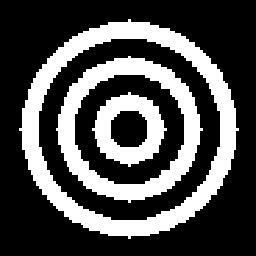
#> input picture images_BW/cible2.bmp, 256 x 256 px
$ python test_em.py
#> lines starting #> are read from the running program, lines starting #| are printed output that depends on the picture; after the words box and inside, x2 and y2 are one past the last pixel; in counts of white or black regions, pixels touching at a corner belong together; long printed decimals are rounded
### basictools.py
from sklearn.cluster import KMeans
import numpy as np
import cv2

def ResizeWithAspectRatio(image, width=None, height=None, inter=cv2.INTER_AREA):
    # this function allows to always display images with respect to ratio - needed for concatenation of images in particular
    # credit goes to nathancy from StackOverflow
    dim = None
    (h, w) = image.shape[:2]

    if width is None and height is None:
        return image
    if width is None:
        r = height / float(h)
        dim = (int(w * r), height)
    else:
        r = width / float(w)
        dim = (width, int(h * r))

    return cv2.resize(image, dim, interpolation=inter)

def read_image(path : str):
    image = cv2.imread(path)
    image //= 255 # anticipating use of gaussian noise
    grey_img = cv2.cvtColor(image, cv2.COLOR_BGR2GRAY) # making sure it's greyscale
    return grey_img, np.shape(grey_img)

def display_image(title:str, image):
    cv2.imshow(title + ' (press any key to close window)', ResizeWithAspectRatio(image, width=640)) # cv2.resize(image, (1024,576)) instead of image to specify size depending on device
    cv2.waitKey()
    cv2.destroyAllWindows()

def identify_classes(X):
    return np.unique(X)

def gauss_noise(X, m, n, cl1, cl2, m1, sig1, m2, sig2):
    # adding gaussian noise to each class separatly
    gaussian_class_1 = np.random.normal(m1, sig1, (m,n))
    gaussian_class_1[X == cl2] = 0
    gaussian_class_2 = np.random.normal(m2, sig2, (m,n))
    gaussian_class_2[X == cl1] = 0
    noise = gaussian_class_1 + gaussian_class_2

    return noise

def error_rate(tolerance, A, B, m, n):
    return 1 - (abs(A - B) <= tolerance).sum()/(m*n) # rate of different pixels between A & B

# [19 lines left out: function evaluate_kmeans, not called in this run]

### test_em.py
from basictools import *
from scipy.stats import norm

# plotting libraries
import seaborn as sns
import matplotlib.pyplot as plt
import pandas as pd


###################################################################################
###################################################################################
###################################################################################


def calc_prior(X, m, n, cl1, cl2):
    return ((X == cl1).sum()) / (m*n), ((X == cl2).sum()) / (m*n) # p(cl1), p(cl2) estimates

def calc_posterior_Gauss(Y, m, n, cl1, cl2, p1, p2, m1, sig1, m2, sig2):
    # posterior = p(X | Y) = p(Y|X)p(X) / sum(p(Y|X)p(X)) for each class X

    flat_Y = Y.reshape(-1,1)
    norm_1 = norm(m1, sig1)
    norm_2 = norm(m2, sig2)

    f1 = p1*norm_1.pdf(flat_Y - cl1) # this way we call stats.norm only once
    f2 = p2*norm_2.pdf(flat_Y - cl2)

    post_cl1 = (f1 / (f1 + f2))
    post_cl2 = (f2 / (f1 + f2))

    # posterior = np.concatenate((post_cl1, post_cl2))

    # assert np.prod(posterior.shape) == m*n*2, 'posterior shape should be m*n*2'

    return post_cl1, post_cl2

def calc_EM(Y, m, n, cl1, cl2, p10, p20, m10, sig10, m20, sig20, nb_iterEM):
    Y_flat = Y.reshape(-1,1)
    dic = {'p1':[p10], 'p2':[p20], 'm1':[m10], 'm2':[m20], 'sig1':[sig10], 'sig2':[sig20]}

    for i in range(nb_iterEM):
        # Expectation
        post1, post2 = calc_posterior_Gauss(Y, m, n, cl1, cl2, p10, p20, m10, sig10, m20, sig20)

        # Maximization
        p10 = post1.sum()/len(post1)
        p20 = post2.sum()/len(post2)
        m10 = (Y_flat*post1).sum()/post1.sum()
        sig10 = np.sqrt(((((Y_flat - m10)**2) * post1).sum() / post1.sum()))
        m20 = ((Y_flat - cl2)*post2).sum()/post2.sum()
        sig20 = np.sqrt((((((Y_flat - cl2) - m20)**2) * post2).sum() / post2.sum()))

        # To plot convergence
        dic['p1'].append(p10)
        dic['p2'].append(p20)
        dic['m1'].append(m10)
        dic['m2'].append(m20)
        dic['sig1'].append(sig10)
        dic['sig2'].append(sig20)

    return p10, p20, m10, sig10, m20, sig20, dic


###################################################################################
###################################################################################
###################################################################################


def main():
    path = './images_BW/cible2.bmp'
    X, shape = read_image(path)
#> in read_image, image is the input picture: shape (256, 256, 3); 30.5% white; 3 white regions, box (x1, y1, x2, y2) and area: (19, 19, 239, 239) 10608, (56, 56, 203, 203) 6600, (92, 92, 167, 167) 2788
#> shape = (256, 256)
    display_image('X', X * 255) # displays X
#> in ResizeWithAspectRatio, `return cv2.resize(image, dim, interpolation=inter)`:
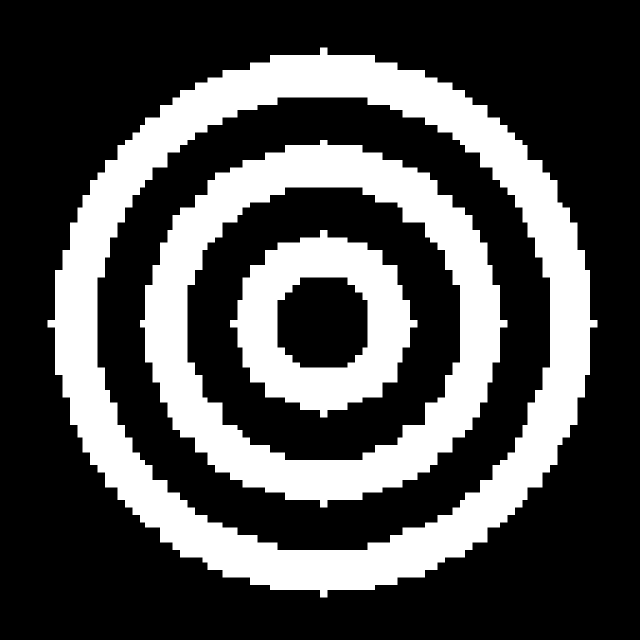
#> returned value: shape (640, 640); min 0, max 255, mean 77.8

    cl1, cl2 = identify_classes(X) # identify image classes (two in our case)
#> cl1 = 0; cl2 = 1
    print(f'Class 1 : {cl1} (black)\nClass 2 : {cl2} (white)')
#| Class 1 : 0 (black)
#| Class 2 : 1 (white)

    m, n = shape[0], shape[1] # X shape
#> m = 256; n = 256

    p1, p2 = calc_prior(X, m, n, cl1, cl2) # priors of each class
#> p1 = 0.695; p2 = 0.305
    print(f'\np(cl1) = p1 = {p1}\np(cl2) = p2 = {p2}')
#| p(cl1) = p1 = 0.6949
#| p(cl2) = p2 = 0.3051

    m1, m2, sig1, sig2 = .12, .06, .2, .2 # gaussian noise parameters
    Y = X + gauss_noise(X, m, n, cl1, cl2, m1, sig1, m2, sig2) # adding noise to image
#> in gauss_noise, `gaussian_class_2 = np.random.normal(m2, sig2, (m,n))`:
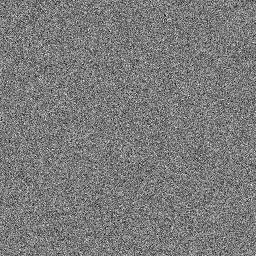
#> gaussian_class_2: shape (256, 256) float64; min -0.736, max 0.917, mean 0.0621; drawn with min black and max white
#> in gauss_noise, `gaussian_class_2[X == cl1] = 0`:
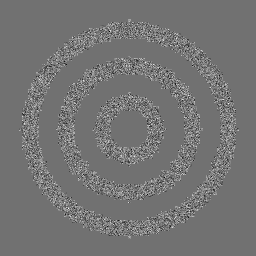
#> gaussian_class_2: shape (256, 256) float64; min -0.736, max 0.917, mean 0.0193; drawn with min black and max white
#> in gauss_noise, `noise = gaussian_class_1 + gaussian_class_2`:
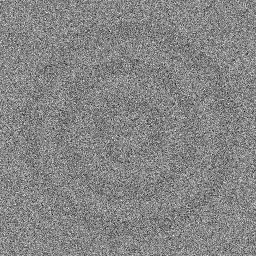
#> noise: shape (256, 256) float64; min -0.85, max 0.968, mean 0.102; drawn with min black and max white

    # Y = Y.clip(0,1) # clipping yields terrible results here as it denaturalizes the pdf
    # to put in perspective with the benefits of clipping for KMeans where we don't care about distribution
    # but only about proximity hence the interest of aggregating values under 0 and above 1
    # which have no visual representation anyway

    display_image('Y', Y)
#> call 2 of display_image, with title = 'Y'
#> call 2 of ResizeWithAspectRatio, with width = 640, inter = 3
#> in ResizeWithAspectRatio (call 2), `return cv2.resize(image, dim, interpolation=inter)`:
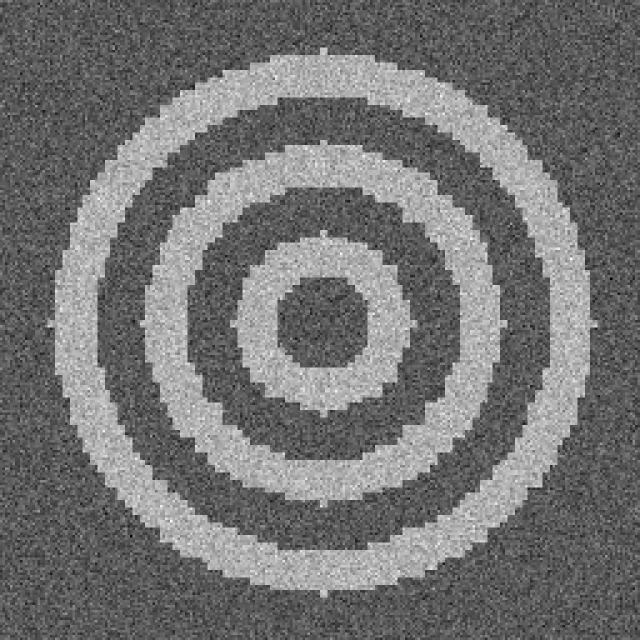
#> returned value: shape (640, 640) float64; min -0.85, max 1.92, mean 0.407; drawn with min black and max white
#> in display_image (call 2), `cv2.imshow(title + ' (press any key to close window)', ResizeWithAspec..`:
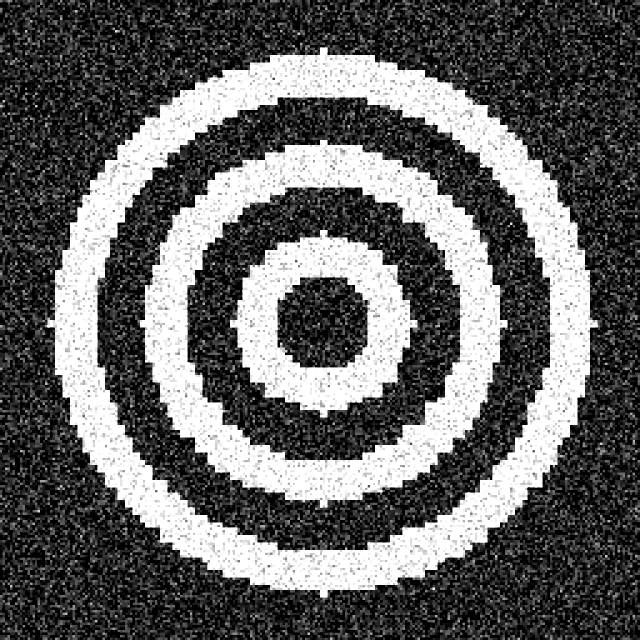
#> window 'Y (press any key to close wind': shape (640, 640); min 0, max 255, mean 100

    # Hocus pocus, you lost your focus ! and forgot everything you knew about the above parameters
    # p1, p2, m1, m2, sig1, sig2 = 0, 0, 0, 0, 0, 0

    p1_em, p2_em, m1_em, sig1_em, m2_em, sig2_em, dic = calc_EM(Y, m, n, cl1, cl2, .2, .3, .0, .1, .02, .1, 10)
#> the loop in calc_EM, `for i in range(nb_iterEM):` made 10 passes
#> (p10, p20, m10, sig10, m20, sig20) on passes 1 to 10: (0.678, 0.322, 0.107, 0.186, 0.0383, 0.222), (0.686, 0.314, 0.113, 0.193, 0.0497, 0.214), (0.691, 0.309, 0.116, 0.195, 0.0565, 0.207), (0.693, 0.307, 0.118, 0.197, 0.0602, 0.203), (0.694, 0.306, 0.118, 0.198, 0.0621, 0.201), (0.695, 0.305, 0.119, 0.198, 0.0631, 0.2), (0.695, 0.305, 0.119, 0.198, 0.0636, 0.2), (0.695, 0.305, 0.119, 0.198, 0.0639, 0.199), (0.695, 0.305, 0.119, 0.199, 0.064, 0.199), (0.695, 0.305, 0.119, 0.199, 0.0641, 0.199)
#> p1_em = 0.695; p2_em = 0.305; m1_em = 0.119; sig1_em = 0.199; m2_em = 0.0641; sig2_em = 0.199; dic = 6 items
    print(f'p1: {p1_em}, p2 : {p2_em}, m1 : {m1_em}, sig1 : {sig1_em}, m2 : {m2_em}, sig2 : {sig2_em}')
#| p1: 0.6953, p2 : 0.3047, m1 : 0.1193, sig1 : 0.1986, m2 : 0.06407, sig2 : 0.1991

    df = pd.DataFrame.from_dict(dic)
#> df = table of 11 rows and 6 columns

    sns.set()
    sns.relplot(data=df, kind='line')
    # uncomment lines below to plot each variable separately
    # for column in df.columns:
    #     sns.relplot(data=df[column], kind='line', palette='crest')
    plt.show()
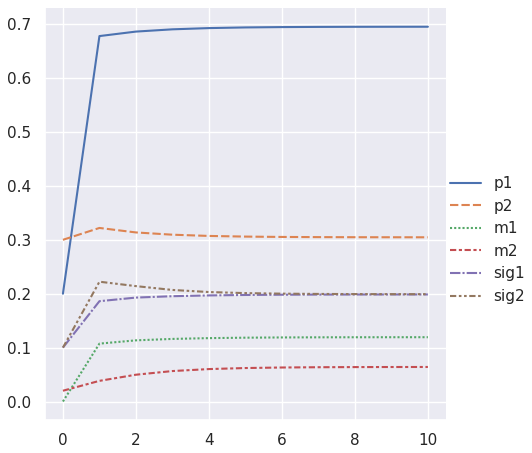
#> figure drawn by matplotlib, 1 panel; curve peaks at x = 10, y = 0.695; curve peaks at x = 1, y = 0.322; curve peaks at x = 10, y = 0.119


if __name__ == '__main__':
    main()

$ run again, with images_BW/alfa2.bmp copied over images_BW/cible2.bmp
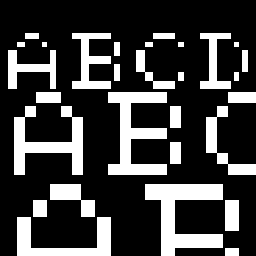
#> input picture images_BW/alfa2.bmp, 256 x 256 px
#> in read_image, image is the input picture: shape (256, 256, 3); 24.7% white; 29 white regions, largest, box (x1, y1, x2, y2) and area: (145, 184, 223, 256) 2704, (108, 92, 167, 175) 2365, (14, 106, 83, 175) 2035
#> shape = (256, 256)
#> cl1 = 0; cl2 = 1
#| Class 1 : 0 (black)
#| Class 2 : 1 (white)
#> m = 256
#> p1 = 0.753; p2 = 0.247
#| p(cl1) = p1 = 0.7533
#| p(cl2) = p2 = 0.2467
#> in display_image (call 2), `cv2.imshow(title + ' (press any key to close window)', ResizeWithAspec..`:
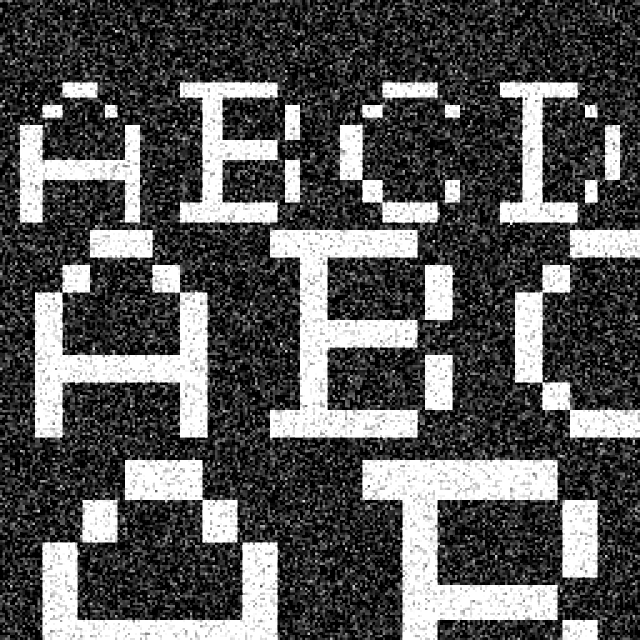
#> window 'Y (press any key to close wind': shape (640, 640); min 0, max 255, mean 88.1
#> the loop in calc_EM, `for i in range(nb_iterEM):` made 10 passes
#> (p10, p20, m10, sig10, m20, sig20) on passes 1 to 8: (0.734, 0.266, 0.107, 0.187, 0.029, 0.229), (0.743, 0.257, 0.113, 0.193, 0.0431, 0.22), (0.747, 0.253, 0.115, 0.196, 0.0519, 0.211), (0.749, 0.251, 0.117, 0.197, 0.0569, 0.206), (0.751, 0.249, 0.118, 0.198, 0.0596, 0.203), (0.752, 0.248, 0.118, 0.198, 0.061, 0.202), (0.752, 0.248, 0.119, 0.199, 0.0618, 0.201), (0.752, 0.248, 0.119, 0.199, 0.0622, 0.201)
#> p1_em = 0.752; p2_em = 0.248; m1_em = 0.119; sig1_em = 0.199; m2_em = 0.0625; sig2_em = 0.2; dic = 6 items
#| p1: 0.7524, p2 : 0.2476, m1 : 0.1188, sig1 : 0.1989, m2 : 0.06249, sig2 : 0.2005
#> df = table of 11 rows and 6 columns
#> in main, `plt.show()`:
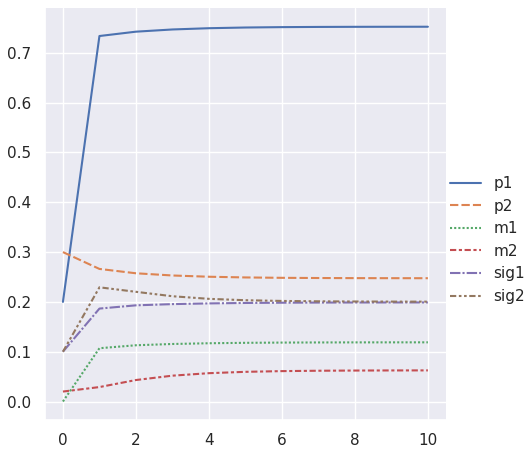
#> figure drawn by matplotlib, 1 panel; curve peaks at x = 10, y = 0.752; curve peaks at x = 0, y = 0.3; curve peaks at x = 10, y = 0.119

$ run again, with images_BW/beee2.bmp copied over images_BW/cible2.bmp
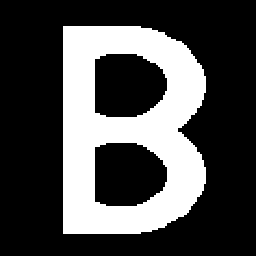
#> input picture images_BW/beee2.bmp, 256 x 256 px
#> in read_image, image is the input picture: shape (256, 256, 3); 29.1% white; 1 white region, box (x1, y1, x2, y2) and area: (63, 26, 206, 234) 19070
#> shape = (256, 256)
#> cl1 = 0; cl2 = 1
#| Class 1 : 0 (black)
#| Class 2 : 1 (white)
#> m = 256
#> p1 = 0.709; p2 = 0.291
#| p(cl1) = p1 = 0.709
#| p(cl2) = p2 = 0.291
#> in display_image (call 2), `cv2.imshow(title + ' (press any key to close window)', ResizeWithAspec..`:
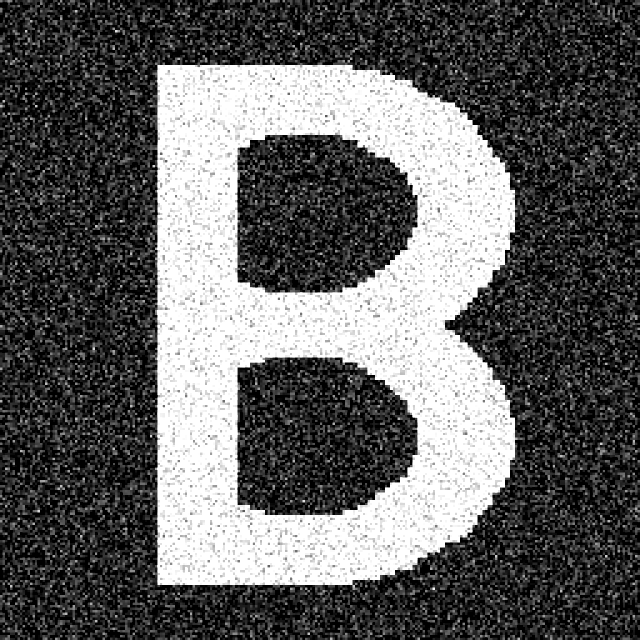
#> window 'Y (press any key to close wind': shape (640, 640); min 0, max 255, mean 97.1
#> the loop in calc_EM, `for i in range(nb_iterEM):` made 10 passes
#> (p10, p20, m10, sig10, m20, sig20) on passes 1 to 8: (0.691, 0.309, 0.108, 0.187, 0.0351, 0.224), (0.7, 0.3, 0.114, 0.193, 0.0469, 0.216), (0.704, 0.296, 0.116, 0.196, 0.0541, 0.209), (0.706, 0.294, 0.118, 0.197, 0.058, 0.205), (0.708, 0.292, 0.119, 0.198, 0.0601, 0.203), (0.708, 0.292, 0.119, 0.198, 0.0612, 0.202), (0.709, 0.291, 0.119, 0.199, 0.0618, 0.201), (0.709, 0.291, 0.12, 0.199, 0.062, 0.201)
#> p1_em = 0.709; p2_em = 0.291; m1_em = 0.12; sig1_em = 0.199; m2_em = 0.0623; sig2_em = 0.2; dic = 6 items
#| p1: 0.709, p2 : 0.291, m1 : 0.1196, sig1 : 0.199, m2 : 0.06228, sig2 : 0.2004
#> df = table of 11 rows and 6 columns
#> in main, `plt.show()`:
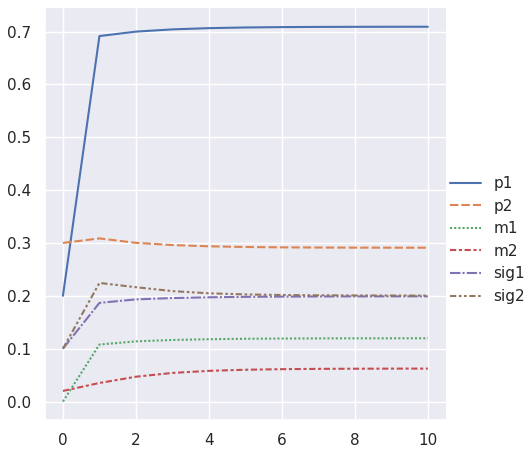
#> figure drawn by matplotlib, 1 panel; curve peaks at x = 10, y = 0.709; curve peaks at x = 1, y = 0.309; curve peaks at x = 10, y = 0.12

$ run again, with images_BW/city2.bmp copied over images_BW/cible2.bmp
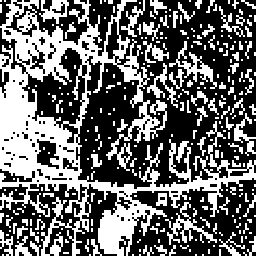
#> input picture images_BW/city2.bmp, 256 x 256 px
#> in read_image, image is the input picture: shape (256, 256, 3); 40.8% white; 278 white regions (187 under 20 px), largest, box (x1, y1, x2, y2) and area: (0, 0, 256, 256) 18312, (165, 202, 217, 245) 566, (169, 41, 217, 89) 538
#> shape = (256, 256)
#> cl1 = 0; cl2 = 1
#| Class 1 : 0 (black)
#| Class 2 : 1 (white)
#> m = 256
#> p1 = 0.592; p2 = 0.408
#| p(cl1) = p1 = 0.592
#| p(cl2) = p2 = 0.408
#> the loop in calc_EM, `for i in range(nb_iterEM):` made 10 passes
#> (p10, p20, m10, sig10, m20, sig20) on passes 1 to 8: (0.578, 0.422, 0.107, 0.186, 0.0468, 0.214), (0.585, 0.415, 0.114, 0.193, 0.0543, 0.208), (0.589, 0.411, 0.116, 0.196, 0.0585, 0.204), (0.591, 0.409, 0.117, 0.197, 0.0607, 0.202), (0.592, 0.408, 0.118, 0.198, 0.0617, 0.2), (0.592, 0.408, 0.119, 0.198, 0.0623, 0.2), (0.592, 0.408, 0.119, 0.198, 0.0625, 0.2), (0.592, 0.408, 0.119, 0.198, 0.0627, 0.199)
#> p1_em = 0.593; p2_em = 0.407; m1_em = 0.119; sig1_em = 0.199; m2_em = 0.0628; sig2_em = 0.199; dic = 6 items
#| p1: 0.5925, p2 : 0.4075, m1 : 0.1189, sig1 : 0.1985, m2 : 0.06276, sig2 : 0.1994
#> df = table of 11 rows and 6 columns
#> in main, `plt.show()`:
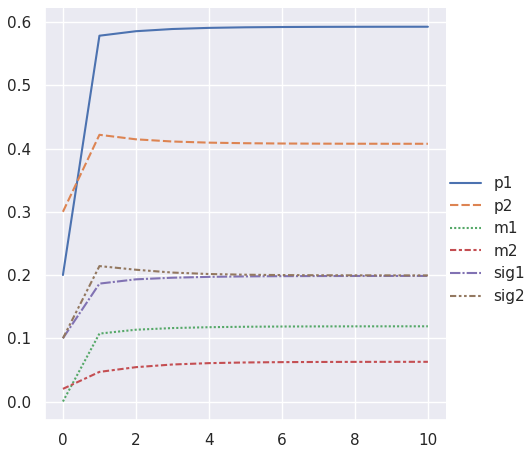
#> figure drawn by matplotlib, 1 panel; curve peaks at x = 10, y = 0.593; curve peaks at x = 1, y = 0.422; curve peaks at x = 10, y = 0.119
